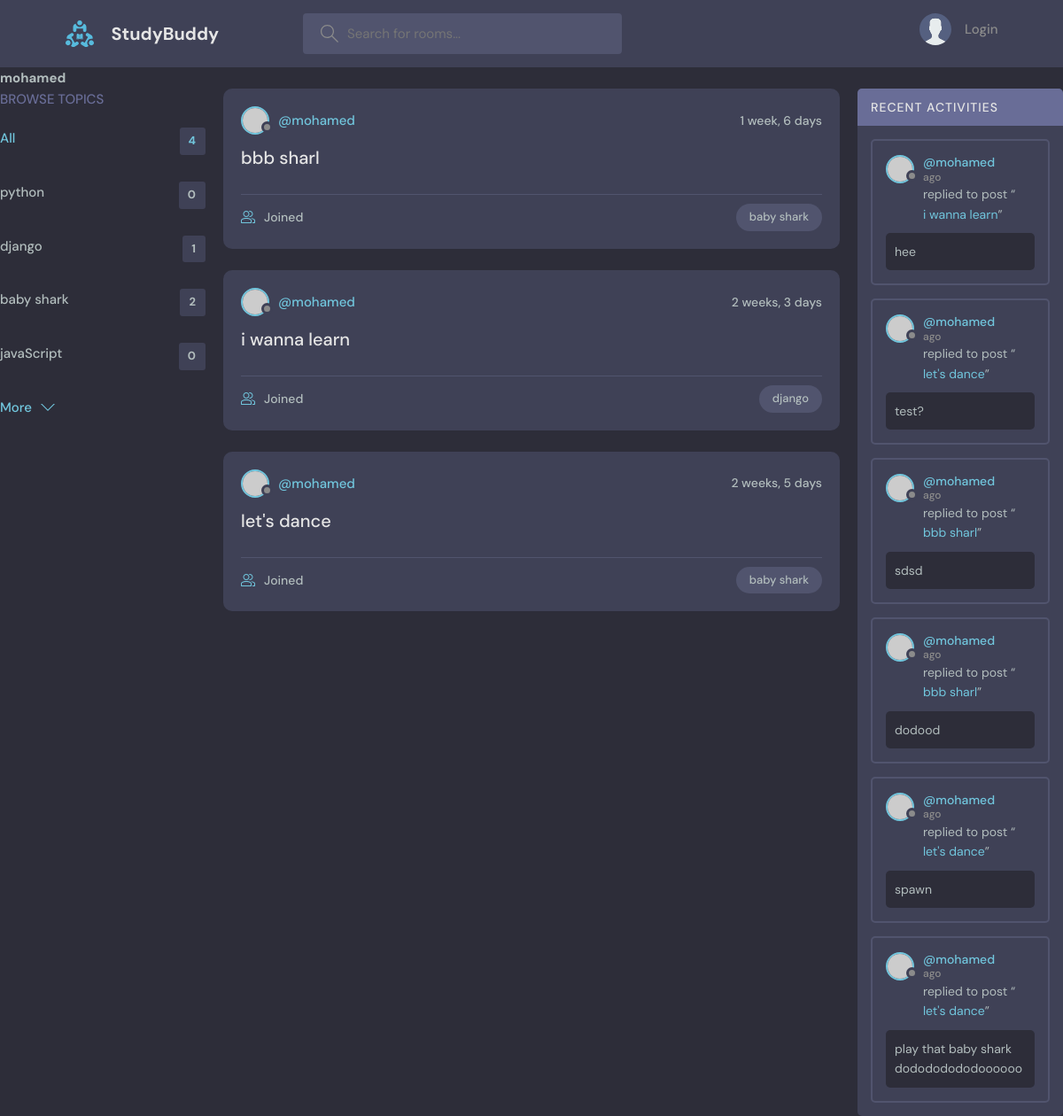
The page /profile/1 on the database as committed earlier.
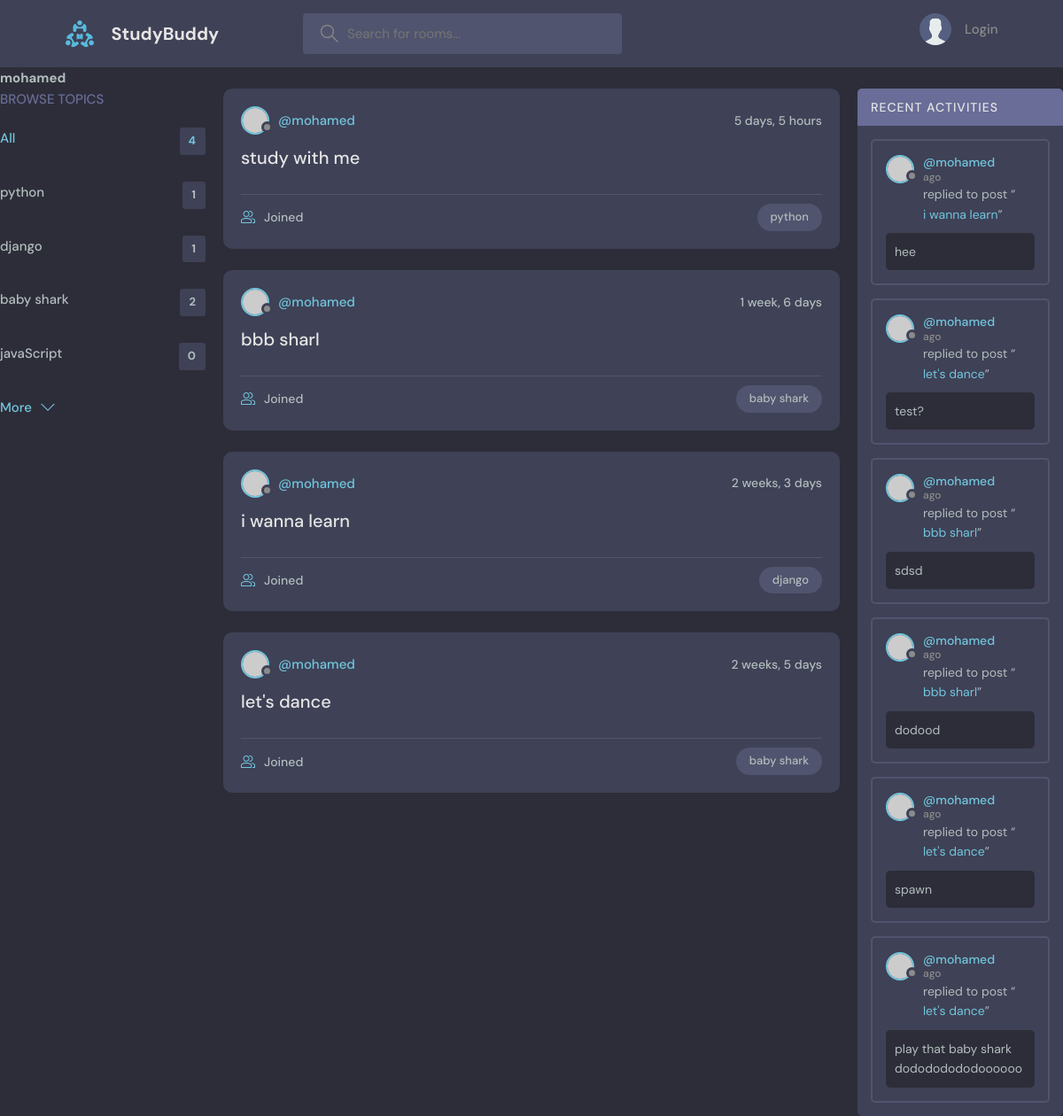
The same page on the database as committed later.
### base/models.py (models this page shows, shortened)
class Topic(models.Model):
    name = models.CharField(max_length=50)

class Room(models.Model):
    host = models.ForeignKey(User, on_delete=models.SET_NULL, null=True)
    topic = models.ForeignKey(Topic, on_delete=models.SET_NULL, null=True)
    name = models.CharField(max_length=50)
    description = models.TextField(null=True)
    participants = models.ManyToManyField(User, related_name='participants', blank=True)
    updated = models.DateTimeField(auto_now=True)
    created = models.DateTimeField(auto_now_add=True)
    class Meta:
        ordering = ['-updated','-created']
    def __str__(self):
        return self.name

class Message(models.Model):
    user =  models.ForeignKey(User, on_delete=models.CASCADE)
    room = models.ForeignKey(Room, on_delete=models.CASCADE)
    body = models.TextField()
    updated = models.DateTimeField(auto_now=True)
    created = models.DateTimeField(auto_now_add=True)
    class Meta:
        ordering = ['-updated','-created']

### base/views.py (the view)
# urls.py: path('profile/<str:pk>', views.userProfile, name='user-profile')
def userProfile(request,pk):
    user = User.objects.get(id=pk)
    rooms = user.room_set.all()
    room_messages = user.message_set.all()
    topics = Topic.objects.all()
    context = {'user':user,'rooms':rooms,'room_messages':room_messages,'topics':topics}
    return render(request, 'base/profile.html',context)

### base/templates/base/profile.html (shortened to what this page needs)
{% extends 'main.html' %}
{% block content %}
<h1>{{user.username}}</h1>
<div class ="profile-container">
    <div>
        {% include 'base/topics-component.html' %}
    </div>
    <div>
        {% include 'base/feed_component.html' %}
    </div>
    <div>
        {% include 'base/activity_component.html' %}
    </div>
</div>
{% endblock content %}

### base/templates/base/topics-component.html
<div class="topics">
    <div class="topics__header">
      <h2>Browse Topics</h2>
    </div>
    <ul class="topics__list">
      <li>
        <a href="{% url 'home' %}" class="active">All <span>{{topics.count}}</span></a>
      </li>
      {% for topic in topics %}
      <li>
        <a href="{% url 'home' %}?q={{topic.name}}">{{topic.name}} <span>{{topic.room_set.all.count}}</span></a>
      </li>
      {% endfor %}
    </ul>
    <a class="btn btn--link" href="topics.html">
      More
      <svg version="1.1" xmlns="http://www.w3.org/2000/svg" width="32" height="32" viewBox="0 0 32 32">
        <title>chevron-down</title>
        <path d="M16 21l-13-13h-3l16 16 16-16h-3l-13 13z"></path>
      </svg>
    </a>
  </div>

### base/templates/base/feed_component.html (shortened to what this page needs)
{% for room in rooms %}
<div class="roomListRoom">
  <div class="roomListRoom__header">
    <a href="{% url 'user-profile' room.host.id %}" class="roomListRoom__author">
      <div class="avatar avatar--small">
        <img src="https://randomuser.me/api/portraits/women/11.jpg" />
      </div>
      <span>@{{room.host.username}}</span>
    </a>
    <div class="roomListRoom__actions">
      <span>{{room.created|timesince}}</span>
    </div>
  </div>
  <div class="roomListRoom__content">
    <a href="{% url 'room' room.id %}">{{room.name}}</a>
  </div>
  <div class="roomListRoom__meta">
    <a href="{% url 'room' room.id %}" class="roomListRoom__joined">
      {{room.portraits.all.count}} Joined
    </a>
    <p class="roomListRoom__topic">{{room.topic.name}}</p>
  </div>
</div>
{% endfor %}

### base/templates/base/activity_component.html (shortened to what this page needs)
<div class="activities">
  <div class="activities__header">
    <h2>Recent Activities</h2>
  </div>
  {% for message in room_messages %}
  <div class="activities__box">
    <div class="activities__boxHeader roomListRoom__header">
      <a
        href="{% url 'user-profile' message.user.id %}"
        class="roomListRoom__author"
      >
        <div class="avatar avatar--small">
          <img src="https://randomuser.me/api/portraits/women/11.jpg" />
        </div>
        <p>
          @{{message.user}}
          <span>{{messsage.created|timesince}} ago</span>
        </p>
      </a>
    </div>
    <div class="activities__boxContent">
      <p>
        replied to post “<a href="{% url 'room' message.room.id %}">{{message.room}}</a>”
      </p>
      <div class="activities__boxRoomContent">
        {{message.body}}
      </div>
    </div>
  </div>
  {% endfor %}
</div>

Rows that differ between the two databases and show on the page:
computed for Topic "python": room_set.all.count "0" → "1"
added Room: host.username "mohamed", created "5 days, 5 hours", name "study with me", topic.name "python"
